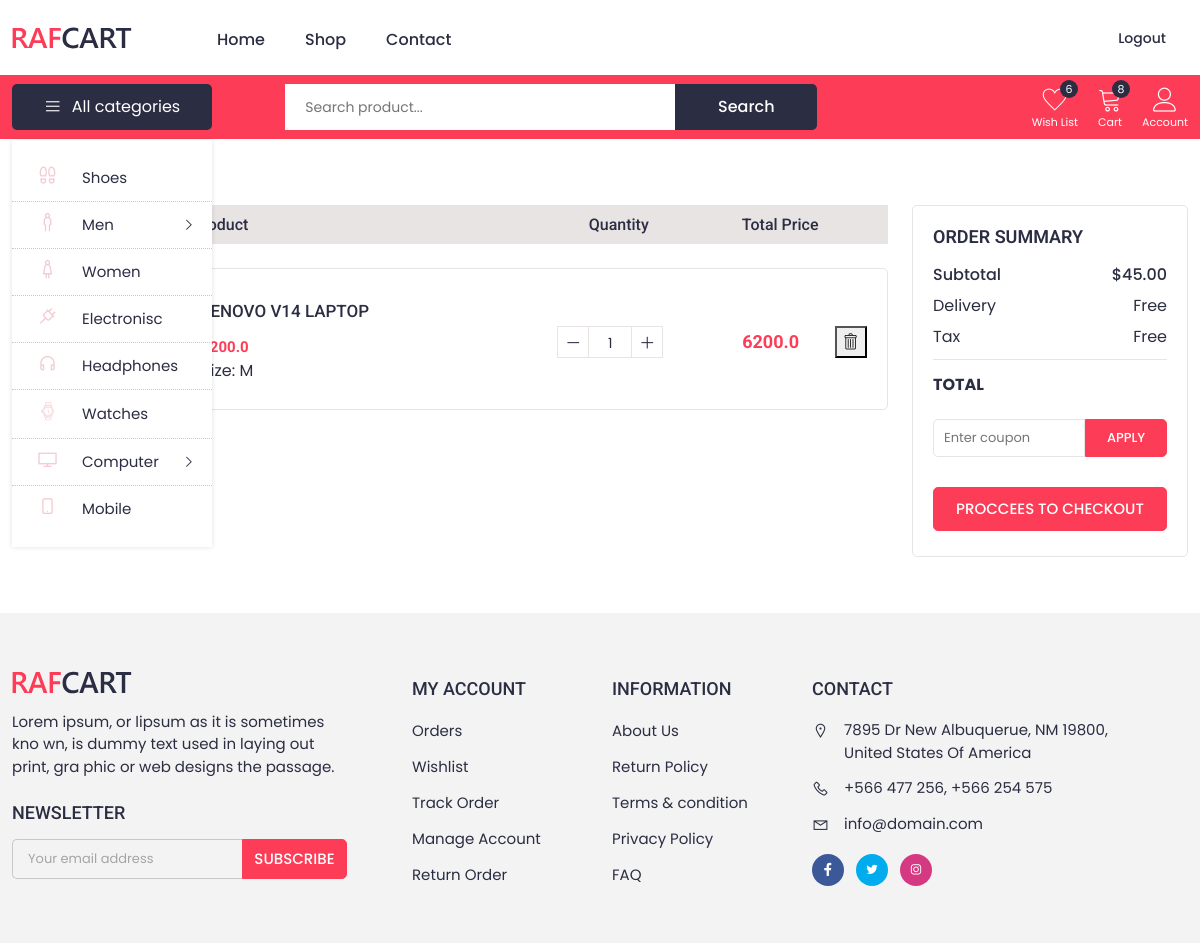
Page /shop/cart/ (signed in) on the earlier database version.
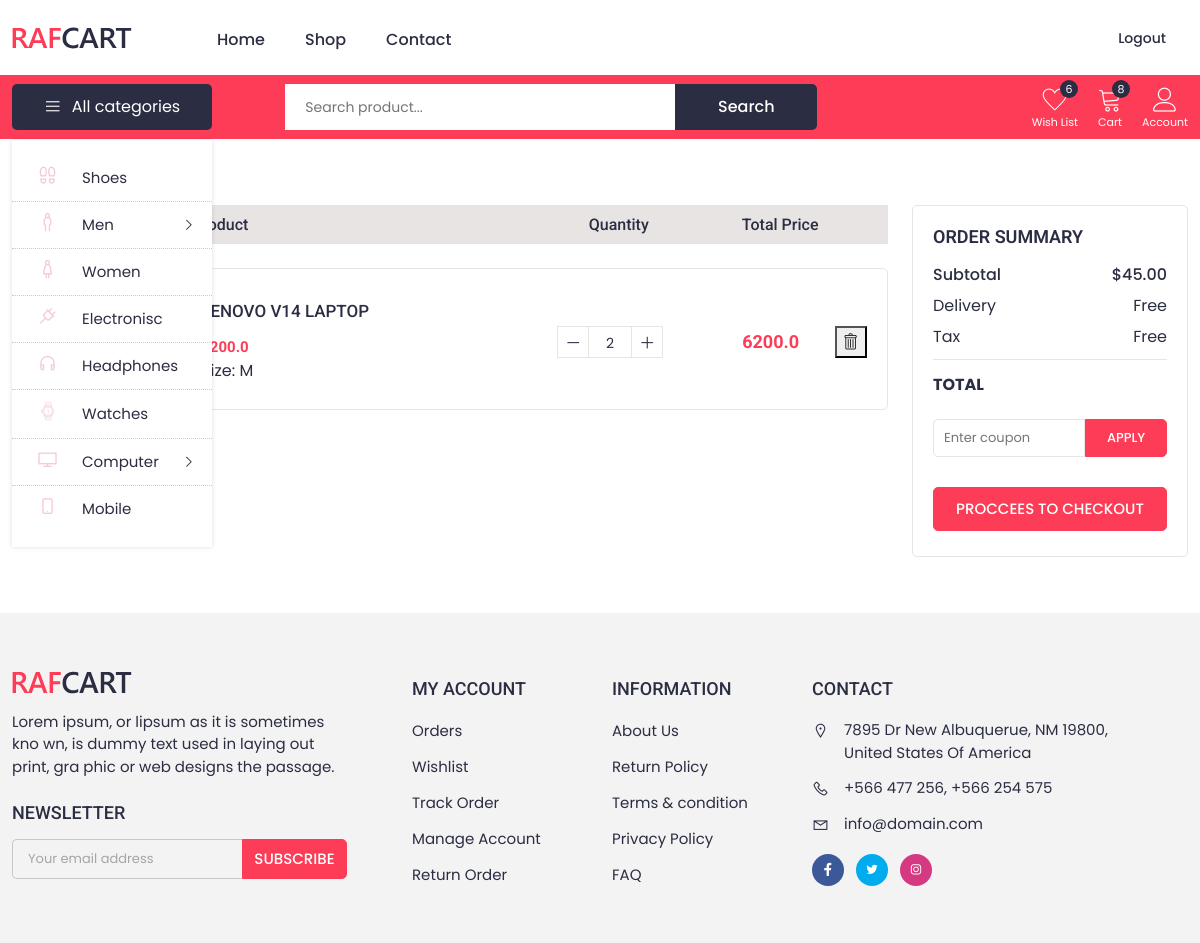
Same page on the later database version.
### shop/models.py (models this page shows, shortened)
class CartItem(models.Model):
    cart = models.ForeignKey(Cart, on_delete=models.CASCADE)
    product = models.ForeignKey(Product, on_delete=models.CASCADE)  # Replace with your product model
    quantity = models.PositiveIntegerField(default=1)

class Product(models.Model):
    choise=[
    ('Laptop','Laptop'),
    ('Computer','Computer'),
    ('Phone','Phone'),
    ('Screen','Screen'),
    ]
    Name = models.CharField(max_length=60)
    Price = models.FloatField()
    Description = models.TextField(max_length=2000)
    Image = models.ImageField(upload_to='images/')
    Availability = models.BooleanField(default=True)
    Color=ColorField(default='#000000')
    Categore = models.CharField(max_length=50, choices=choise, blank=True, null=True)
    Brand = models.CharField(max_length=20,null=True)

### shop/views.py (the view)
# urls.py: path('cart/', views.view_cart, name='cart'),
def view_cart(request):
    if request.user.is_authenticated:
        cart = Cart.objects.filter(user=request.user).first()
        if cart:
            cart_items = CartItem.objects.filter(cart=cart)
        else:
            cart_items = None
    else:
        cart_items = None
    return render(request, 'shop/cart.html', {'cart_items': cart_items})

### templates/shop/cart.html (shortened to what this page needs)
{% extends 'base.html' %}
{% load static %}
{% block content %}
    <div class="container">
      <div class="breadcrumbs">
        <a href="{% url 'home'  %}"></a>
        <a href="#" class="active">Shopping Cart</a>
      </div>
    </div>
     <div class="cart_area section_padding_b">
      <div class="container">
        <div class="row">
          <div class="col-lg-9">
            <h4 class="shop_cart_title sopcart_ttl d-none d-lg-flex">
              <span>Product</span>
              <span>Quantity</span>
              <span>Total Price</span>
            </h4>
            <div class="shop_cart_wrap">
               {% for item in cart_items %}
              <div class="single_shop_cart d-flex align-items-center flex-wrap">
                <div class="cart_img mb-4 mb-md-0">
                </div>
                <div class="cart_cont">
                  <a href="product-view.html">
                    <h5> {{ item.product.Name }}</h5>
                  </a>
                  <p class="price">{{ item.product.Price }}</p>
                  <p class="size mb-0">Size: M</p>
                </div>
                <div class="cart_qnty d-flex align-items-center ms-md-auto">
                  <div class="cart_qnty_btn">
                    <i class="las la-minus"></i>
                  </div>
                  <div class="cart_count">{{ item.quantity }}</div>
                  <div class="cart_qnty_btn">
                    <i class="las la-plus"></i>
                  </div>
                </div>
                <div class="cart_price ms-auto">
                  <p>{{item.product.Price }}</p>
                </div>
                <div class="cart_remove ms-auto">
                   <form action="{% url 'delete_cart_item' item.id %}" method="post">
                    <button type="submit"> <i class="icon-trash"></i> </button>
                    </form>
                </div>
              </div>
              {% endfor %}
            </div>
          </div>
          <div class="col-lg-3 mt-4 mt-lg-0">
            <div class="cart_summary">
              <h4>Order Summary</h4>
              <div class="cartsum_text d-flex justify-content-between">
                <p class="text-semibold">Subtotal</p>
                <p class="text-semibold">$45.00</p>
              </div>
              <div class="cartsum_text d-flex justify-content-between">
                <p>Delivery</p>
                <p>Free</p>
              </div>
              <div class="cartsum_text d-flex justify-content-between">
                <p>Tax</p>
                <p>Free</p>
              </div>
              <div class="cart_sum_total d-flex justify-content-between">
                <p>Total</p>
              </div>
              <div class="cart_sum_coupon">
                <input type="text" placeholder="Enter coupon" />
                <button>apply</button>
              </div>
              <div class="cart_sum_pros">
                <button>Proccees to checkout</button>
              </div>
            </div>
          </div>
        </div>
      </div>
    </div>
{% endblock content %}

Differences in the rows shown:
changed CartItem "LENOVO V14 LAPTOP": quantity "1" → "2"
